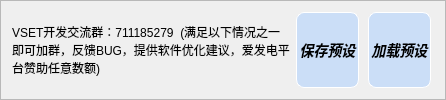
             <widget class="QFrame" name="frame_4">
              <property name="styleSheet">
               <string notr="true">QFrame#frame_4{
border-top-left-radius:10px;
border-top-right-radius:10px;
border-bottom-right-radius:10px;
border-bottom-left-radius:10px;
border:5px outset rgb(0,245,255);
background-color: rgb(255, 255, 255);
}</string>
              </property>
              <property name="frameShape">
               <enum>QFrame::StyledPanel</enum>
              </property>
              <property name="frameShadow">
               <enum>QFrame::Raised</enum>
              </property>
              <layout class="QGridLayout" name="gridLayout_4">
               <item row="0" column="0">
                <layout class="QHBoxLayout" name="horizontalLayout_18" stretch="5,1,1">
                 <item>
                  <widget class="QLabel" name="label_3">
                   <property name="sizePolicy">
                    <sizepolicy hsizetype="Minimum" vsizetype="Minimum">
                     <horstretch>0</horstretch>
                     <verstretch>0</verstretch>
                    </sizepolicy>
                   </property>
                   <property name="styleSheet">
                    <string notr="true">font: bold 15pt &quot;Microsoft YaHei&quot;;</string>
                   </property>
                   <property name="text">
                    <string>VSET开发交流群：711185279  (满足以下情况之一即可加群，反馈BUG，提供软件优化建议，爱发电平台赞助任意数额)</string>
                   </property>
                   <property name="wordWrap">
                    <bool>true</bool>
                   </property>
                  </widget>
                 </item>
                 <item>
                  <widget class="QPushButton" name="save_config">
                   <property name="sizePolicy">
                    <sizepolicy hsizetype="Preferred" vsizetype="Preferred">
                     <horstretch>0</horstretch>
                     <verstretch>0</verstretch>
                    </sizepolicy>
                   </property>
                   <property name="minimumSize">
                    <size>
                     <width>0</width>
                     <height>50</height>
                    </size>
                   </property>
                   <property name="styleSheet">
                    <string notr="true">QPushButton{
	margin-right:3px;
	margin-bottom:0px;
	color: rgb(0, 0, 0);
	background-color: rgba(165, 205, 255,125);
	border:1px outset rgb(255, 255, 255);
	border-radius:8px;
	font-family: &quot;Microsoft YaHei&quot;;
	font-size: 14px;
	font-style: italic;
	font-weight: bold;
	font: bold  18px &quot;Microsoft YaHei&quot;;

}
QPushButton:hover {
	background-color: rgba(165, 205, 255,80%);
	border:2px outset rgba(36, 36, 36,0);
}
QPushButton:pressed {
	background-color: rgba(165, 205, 255,90%);
	border:4px outset rgba(36, 36, 36,0);
}</string>
                   </property>
                   <property name="text">
                    <string>保存预设</string>
                   </property>
                  </widget>
                 </item>
                 <item>
                  <widget class="QPushButton" name="load_config">
                   <property name="sizePolicy">
                    <sizepolicy hsizetype="Preferred" vsizetype="Preferred">
                     <horstretch>0</horstretch>
                     <verstretch>0</verstretch>
                    </sizepolicy>
                   </property>
                   <property name="minimumSize">
                    <size>
                     <width>0</width>
                     <height>50</height>
                    </size>
                   </property>
                   <property name="styleSheet">
                    <string notr="true">QPushButton{
	margin-right:3px;
	margin-bottom:0px;
	color: rgb(0, 0, 0);
	background-color: rgba(165, 205, 255,125);
	border:1px outset rgb(255, 255, 255);
	border-radius:8px;
	font-family: &quot;Microsoft YaHei&quot;;
	font-size: 14px;
	font-style: italic;
	font-weight: bold;
	font: bold  18px &quot;Microsoft YaHei&quot;;

}
QPushButton:hover {
	background-color: rgba(165, 205, 255,80%);
	border:2px outset rgba(36, 36, 36,0);
}
QPushButton:pressed {
	background-color: rgba(165, 205, 255,90%);
	border:4px outset rgba(36, 36, 36,0);
}</string>
                   </property>
                   <property name="text">
                    <string>加载预设</string>
                   </property>
                  </widget>
                 </item>
                </layout>
               </item>
              </layout>
             </widget>
